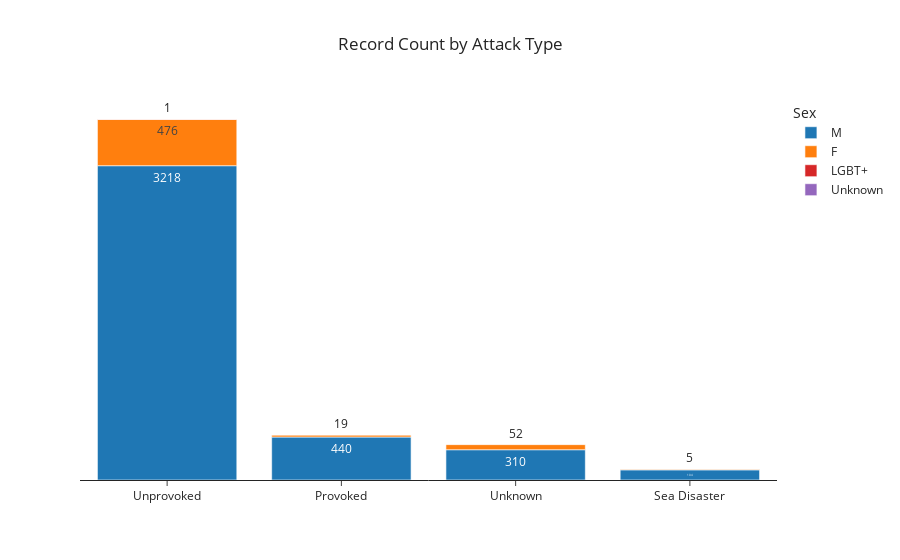

The notebook cell saved with this chart:
### Code cell
# customizing the bar chart
groupedBar = px.histogram(df, x = "Type", y = "Cnt", color="Sex",  title = 'Record Count by Attack Type', text_auto = True, template = 'simple_white', nbins=8)
groupedBar.update_layout(title_x = 0.5,xaxis_title = '')
groupedBar.update_yaxes(visible = False)
groupedBar

### Figure 1 — Plotly figure (JSON) as saved in the notebook; plotly's stock layout.template omitted (floating-point values rounded to 4 significant figures; data arrays with more than 128 entries replaced by an {"elided": "..."} marker saying what was removed)
{"data": [{"alignmentgroup": "True", "bingroup": "x", "histfunc": "sum", "hovertemplate": "Sex=M<br>Type=%{x}<br>sum of Cnt=%{y}<extra></extra>", "legendgroup": "M", "marker": {"color": "#1F77B4", "pattern": {"shape": ""}}, "name": "M", "nbinsx": 8, "offsetgroup": "M", "orientation": "v", "showlegend": true, "texttemplate": "%{value}", "type": "histogram", "x": {"elided": "4074 str values"}, "xaxis": "x", "y": {"elided": "4074 int values"}, "yaxis": "y"}, {"alignmentgroup": "True", "bingroup": "x", "histfunc": "sum", "hovertemplate": "Sex=F<br>Type=%{x}<br>sum of Cnt=%{y}<extra></extra>", "legendgroup": "F", "marker": {"color": "#FF7F0E", "pattern": {"shape": ""}}, "name": "F", "nbinsx": 8, "offsetgroup": "F", "orientation": "v", "showlegend": true, "texttemplate": "%{value}", "type": "histogram", "x": {"elided": "552 str values"}, "xaxis": "x", "y": {"elided": "552 int values"}, "yaxis": "y"}, {"alignmentgroup": "True", "bingroup": "x", "histfunc": "sum", "hovertemplate": "Sex=LGBT+<br>Type=%{x}<br>sum of Cnt=%{y}<extra></extra>", "legendgroup": "LGBT+", "marker": {"color": "#D62728", "pattern": {"shape": ""}}, "name": "LGBT+", "nbinsx": 8, "offsetgroup": "LGBT+", "orientation": "v", "showlegend": true, "texttemplate": "%{value}", "type": "histogram", "x": ["Unprovoked"], "xaxis": "x", "y": [1], "yaxis": "y"}, {"alignmentgroup": "True", "bingroup": "x", "histfunc": "sum", "hovertemplate": "Sex=Unknown<br>Type=%{x}<br>sum of Cnt=%{y}<extra></extra>", "legendgroup": "Unknown", "marker": {"color": "#9467BD", "pattern": {"shape": ""}}, "name": "Unknown", "nbinsx": 8, "offsetgroup": "Unknown", "orientation": "v", "showlegend": true, "texttemplate": "%{value}", "type": "histogram", "x": ["Unprovoked"], "xaxis": "x", "y": [1], "yaxis": "y"}], "layout": {"autosize": true, "barmode": "relative", "legend": {"title": {"text": "Sex"}, "tracegroupgap": 0}, "title": {"text": "Record Count by Attack Type", "x": 0.5}, "xaxis": {"anchor": "y", "autorange": true, "domain": [0, 1], "range": [-0.5, 3.5], "title": {"text": ""}, "type": "category"}, "yaxis": {"anchor": "x", "autorange": true, "domain": [0, 1], "range": [0, 3891.0], "title": {"text": "sum of Cnt"}, "type": "linear", "visible": false}}}
